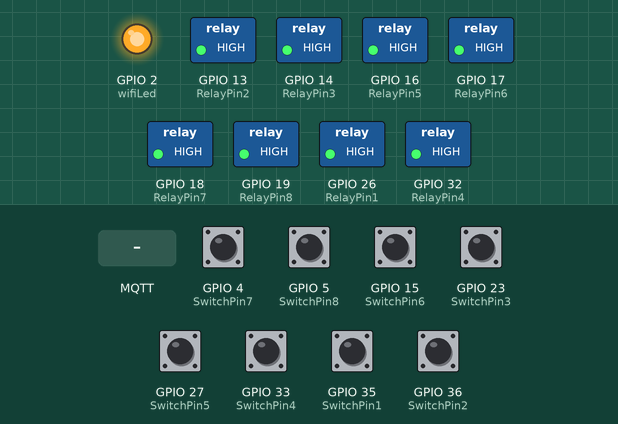
This sketch was run on a simulated ESP32. Parts: switched loads named in the sketch (green lamp = pin HIGH), output pins drawn as LEDs (lit = HIGH). The test bench sets the inputs (shaded band); at power-on: GPIO 4 (SwitchPin7), GPIO 5 (SwitchPin8), GPIO 15 (SwitchPin6), GPIO 23 (SwitchPin3), GPIO 27 (SwitchPin5), GPIO 33 (SwitchPin4), GPIO 35 (SwitchPin1), GPIO 36 (SwitchPin2) HIGH. WiFi joins after 1.5 s; servers stay silent unless stated; no MQTT or app messages arrive unless stated; what the sketch prints to the serial monitor is not drawn.

Above: at 2.7 s.
2.8 s: MQTT message "1" arrives on the first subscribed topic
At 5.6 s:
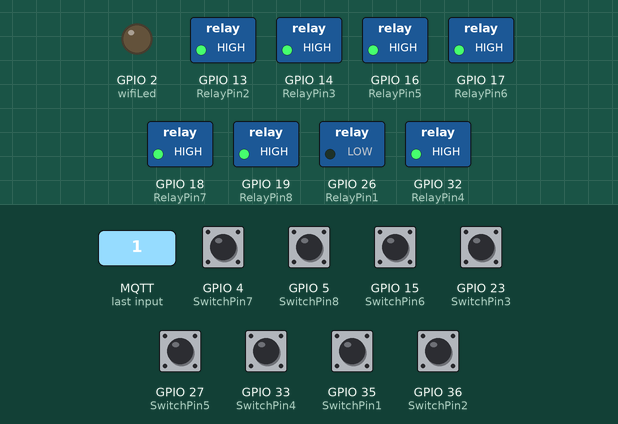
5.8 s: GPIO 4 (SwitchPin7) pulled LOW for 0.15 s
At 6.2 s:
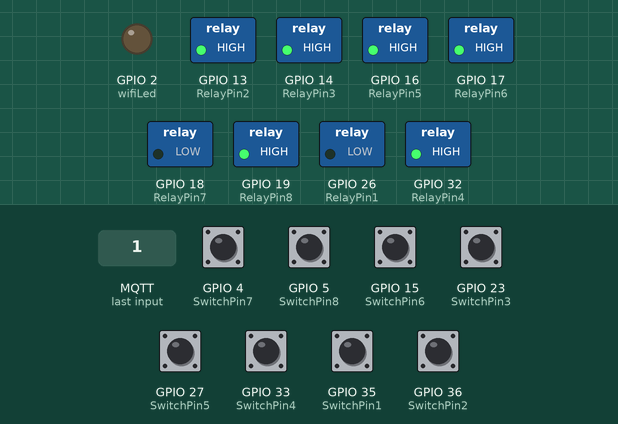
7.4 s: GPIO 35 (SwitchPin1) pulled LOW for 0.15 s
At 8.6 s:
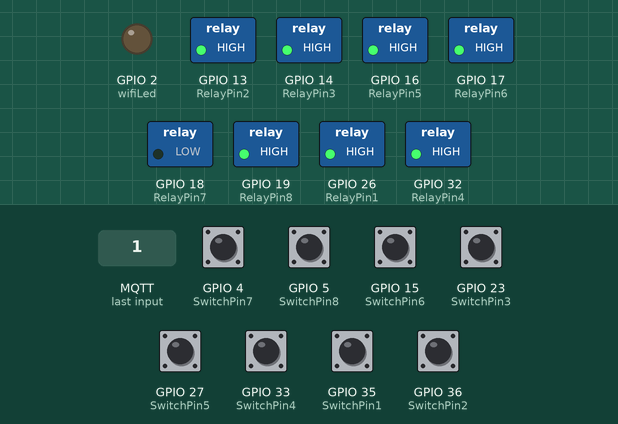
9.0 s: GPIO 5 (SwitchPin8) pulled LOW for 0.15 s
At 9.8 s:
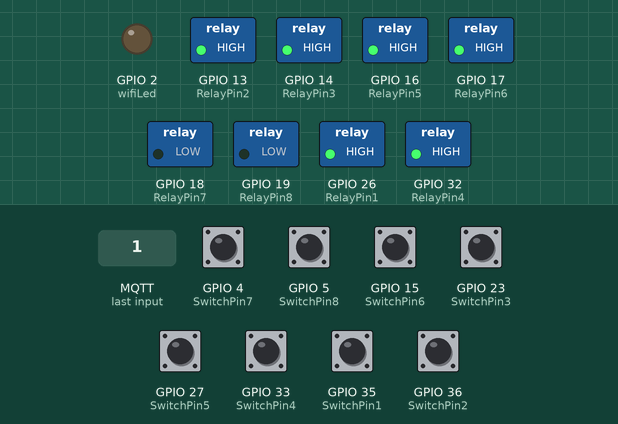
10.6 s: GPIO 15 (SwitchPin6) pulled LOW for 0.15 s
At 11.1 s:
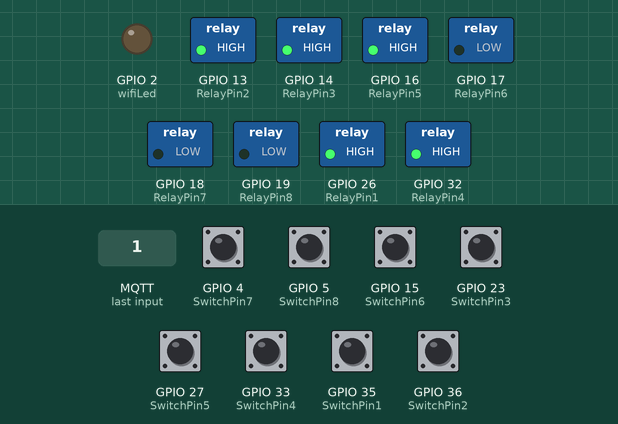
12.2 s: GPIO 23 (SwitchPin3) pulled LOW for 0.15 s
At 13.5 s:
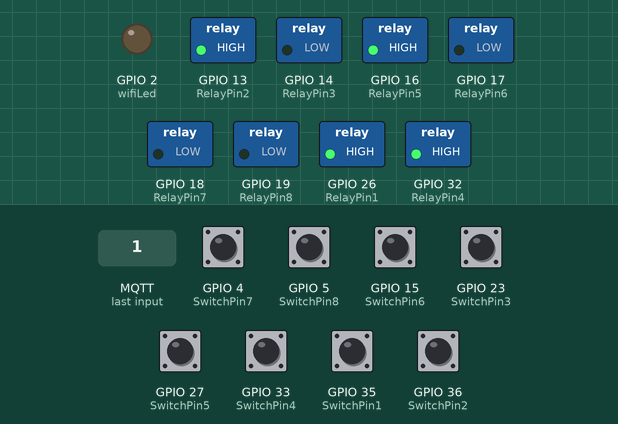
Timing chart, 0 to 14.8 s (numbered marks = the images above; inputs shaded):
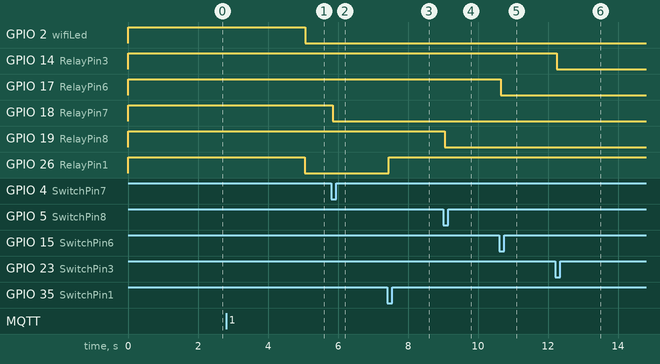

The sketch:

Projeto-AutomacaoResidencial-ESP32-ComBotoesFisicos.ino
```cpp
/******************************************************************************************************************************************
  Automação Residencial
  Autor : Robson Brasil

  Dispositivos : ESP32 WROOM32, DHT22, BMP180, Módulo Relé de 8 Canais, Botões Físicos
  Preferences--> URLs adicionais do Gerenciador de placas:
                                    ESP8266: http://arduino.esp8266.com/stable/package_esp8266com_index.json,
                                    ESP32  : https://raw.githubusercontent.com/espressif/arduino-esp32/gh-pages/package_esp32_index.json
  Download Board ESP32 (x.x.x):
  Broker MQTT, Retain, QoS, KeepAlive
  Atualização OTA - Over-The -Air
  Node-Red / Google Assistant-Nora:  https://smart-nora.eu/
  Para Instalação do Node-Red:       https://nodered.org/docs/getting-started/
  Home Assistant
  Para Instalação do Home Assistant: https://www.home-assistant.io/installation/
  Versão : 1.0 - Release Candidate
  Última Modificação : 19/06/2025
******************************************************************************************************************************************/

#include "Bibliotecas.h"
#include <Wire.h>

// =============== ESTADOS DOS RELÉS (usando arrays) ===============
// Relay modules are active LOW: LOW = ON, HIGH = OFF
const int NUM_RELES = 8;
int estadoReles[NUM_RELES] = {1, 1, 1, 1, 1, 1, 1, 1}; // 1 = OFF, 0 = ON
const uint8_t relayPins[NUM_RELES] = {RelayPin1, RelayPin2, RelayPin3, RelayPin4, RelayPin5, RelayPin6, RelayPin7, RelayPin8};
const char* relayPubTopics[NUM_RELES] = {pub1, pub2, pub3, pub4, pub5, pub6, pub7, pub8};

// As credenciais de WiFi e MQTT estão agora em Credenciais.h

#include "ConfigMQTT.h"

unsigned long lastMsg = 0;
#define MSG_BUFFER_SIZE  (80)
char msg[MSG_BUFFER_SIZE];
int value = 0;

// =============== VARIÁVEIS DHT ===============
DHT dht(DHTPIN, DHTTYPE);
unsigned long lastMsgDHT = 0;
#define SENSOR_INTERVAL_MIN 2
#define DHT_READ_INTERVAL (SENSOR_INTERVAL_MIN * 60000UL) // 2 minutos (ajustável)
char str_temp_data[10];
char str_hum_data[10];
char str_tempF_data[10];
char str_tempterm_data[10];

// =============== VARIÁVEIS BMP180 ===============
unsigned long lastMsgBMP180 = 0;
char str_bmp_temp[10];
char str_bmp_pressao[10];
char str_bmp_pressao_nivelmar[10];
char str_bmp_altitude_real[10];
char str_bmp_altitude_total[10];
float altitudeNivelMar = 0;

// =============== Função para ler e publicar dados dos sensores ===============
void readSensors() {
  unsigned long currentTimeDHT = millis();
  if (currentTimeDHT - lastMsgDHT > DHT_READ_INTERVAL) {
    lastMsgDHT = currentTimeDHT;
    float temp_data = dht.readTemperature();
    float hum_data = dht.readHumidity();
    if (isnan(temp_data) || isnan(hum_data)) {
      Serial.println("Falha na leitura do sensor DHT22!");
      return;
    }
    dtostrf(temp_data, 6, 2, str_temp_data);
    dtostrf(hum_data, 6, 2, str_hum_data);
    float tempF_data = dht.readTemperature(true);
    if (!isnan(tempF_data)) {
      dtostrf(tempF_data, 6, 2, str_tempF_data);
      float tempterm_data = dht.computeHeatIndex(tempF_data, hum_data);
      if (!isnan(tempterm_data)) {
        tempterm_data = dht.convertFtoC(tempterm_data);
        dtostrf(tempterm_data, 6, 2, str_tempterm_data);
        client.publish(pub11, str_tempterm_data, MQTT_RETAIN_SENSOR);
      }
    }
    client.publish(pub9, str_temp_data, MQTT_RETAIN_SENSOR);
    client.publish(pub10, str_hum_data, MQTT_RETAIN_SENSOR);
    Serial.println("\n=== Leitura DHT22 ===");
    Serial.print("Temperatura: "); Serial.print(str_temp_data); Serial.println(" °C");
    Serial.print("Umidade: "); Serial.print(str_hum_data); Serial.println(" %");
    Serial.print("Sensação Térmica: "); Serial.print(str_tempterm_data); Serial.println(" °C");
  }

  // =============== LEITURA E PUBLICAÇÃO BMP180 ===============
  unsigned long currentTimeBMP180 = millis();
  if (currentTimeBMP180 - lastMsgBMP180 > BMP_READ_INTERVAL) {
    lastMsgBMP180 = currentTimeBMP180;
    float temperature = bmp.readTemperature();
    float pressure = bmp.readPressure();
    float seaLevelPressure = bmp.readSealevelPressure(PRESSAO_NIVEL_MAR * 100);
    float altitudeReal = bmp.readAltitude(PRESSAO_NIVEL_MAR * 100);
    float altitudeTotal = altitudeReal + altitudeNivelMar;

    dtostrf(temperature, 6, 2, str_bmp_temp);
    dtostrf(pressure / 100.0, 6, 2, str_bmp_pressao);
    dtostrf(seaLevelPressure / 100.0, 6, 2, str_bmp_pressao_nivelmar);
    dtostrf(altitudeReal, 6, 2, str_bmp_altitude_real);
    dtostrf(altitudeTotal, 6, 2, str_bmp_altitude_total);

    client.publish(pub12, str_bmp_temp, MQTT_RETAIN_SENSOR);
    client.publish(pub13, str_bmp_pressao, MQTT_RETAIN_SENSOR);
    client.publish(pub14, str_bmp_pressao_nivelmar, MQTT_RETAIN_SENSOR);
    client.publish(pub15, str_bmp_altitude_real, MQTT_RETAIN_SENSOR);
    client.publish(pub16, str_bmp_altitude_total, MQTT_RETAIN_SENSOR);

    Serial.println("\n=== Leitura BMP180 ===");
    Serial.print("Temperatura: "); Serial.print(str_bmp_temp); Serial.println(" °C");
    Serial.print("Pressão: "); Serial.print(str_bmp_pressao); Serial.println(" hPa");
    Serial.print("Pressão nível do mar: "); Serial.print(str_bmp_pressao_nivelmar); Serial.println(" hPa");
    Serial.print("Altitude real: "); Serial.print(str_bmp_altitude_real); Serial.println(" m");
    Serial.print("Altitude total: "); Serial.print(str_bmp_altitude_total); Serial.println(" m");
  }
}

// =============== DEBOUNCE DOS BOTÕES ===============
#define NUM_BOTOES 8
const uint8_t botoes[NUM_BOTOES] = {SwitchPin1, SwitchPin2, SwitchPin3, SwitchPin4, SwitchPin5, SwitchPin6, SwitchPin7, SwitchPin8};
unsigned long lastDebounceTime[NUM_BOTOES] = {0};
uint8_t lastButtonState[NUM_BOTOES] = {HIGH};
uint8_t buttonState[NUM_BOTOES] = {HIGH};
#define DEBOUNCE_DELAY 50UL

void controle_manual() {
  for (int i = 0; i < NUM_BOTOES; i++) {
    int leitura = digitalRead(botoes[i]);
    if (leitura != lastButtonState[i]) {
      lastDebounceTime[i] = millis();
      lastButtonState[i] = leitura;
    }
    if ((millis() - lastDebounceTime[i]) > DEBOUNCE_DELAY) {
      if (leitura == LOW && buttonState[i] == HIGH) {
        // Toggle relay state (active LOW: LOW=ON, HIGH=OFF)
        if (estadoReles[i] == 1) {
          // Currently OFF, turn ON
          digitalWrite(relayPins[i], LOW);
          estadoReles[i] = 0;
          client.publish(relayPubTopics[i], "1", MQTT_RETAIN_RELE);
          Serial.printf("Dispositivo %d LIGADO\n", i + 1);
        } else {
          // Currently ON, turn OFF
          digitalWrite(relayPins[i], HIGH);
          estadoReles[i] = 1;
          client.publish(relayPubTopics[i], "0", MQTT_RETAIN_RELE);
          Serial.printf("Dispositivo %d DESLIGADO\n", i + 1);
        }
      }
      buttonState[i] = leitura;
    }
  }
}

// =============== TASK PARA O DHT22 NO CORE 0 ===============
void taskDHT(void *pvParameters) {
  for (;;) {
    readSensors(); // já publica no MQTT
    vTaskDelay(DHT_READ_INTERVAL / portTICK_PERIOD_MS);
  }
}

void setup() {
  Serial.begin(115200);
  dht.begin();

  // Inicializa I2C e BMP180
  Wire.begin(BMP_SDA, BMP_SCL);
  if (!bmp.begin()) {
    Serial.println("BMP180 não encontrado! Verifique a conexão.");
  } else {
    Serial.println("BMP180 inicializado com sucesso.");
  }

  // Configura os pinos dos relés como saída
  for (int i = 0; i < NUM_RELES; i++) {
    pinMode(relayPins[i], OUTPUT);
    digitalWrite(relayPins[i], HIGH); // HIGH = desligado (active LOW)
  }

  // Configura os pinos dos botões como entrada com pull-up
  for (int i = 0; i < NUM_BOTOES; i++) {
    pinMode(botoes[i], INPUT_PULLUP);
  }

  pinMode(wifiLed, OUTPUT);
  digitalWrite(wifiLed, HIGH); // LED WiFi desligado
  conectar_wifi();

  // Inicializa MDNS
  if (!MDNS.begin("ESP32-OTA")) {
    Serial.println("Erro ao iniciar mDNS");
    return;
  }
  Serial.println("mDNS iniciado");

  client.setServer(mqttServer, 1883);
  client.setCallback(callback);

  // Inicializa OTA após WiFi estar conectado
  setupOTA("ESP32-OTA");

  xTaskCreatePinnedToCore(
    taskDHT,
    "TaskDHT",
    4096,
    NULL,
    1,
    NULL,
    0
  );
}

void loop() {
  if (!client.connected()) {
    digitalWrite(wifiLed, HIGH);
    reconectar_mqtt();
  } else {
    digitalWrite(wifiLed, LOW);
    controle_manual();
  }
  client.loop();
  ArduinoOTA.handle();
}
```

Bibliotecas.h
```cpp
#ifndef BIBLIOTECAS_H
#define BIBLIOTECAS_H

#include <WiFi.h>
#include <PubSubClient.h>
#include <DHT.h>
#include <ESPmDNS.h>  // Biblioteca necessária para o ArduinoOTA
#include <ArduinoOTA.h>  // Incluindo explicitamente o ArduinoOTA

#include "TopicosMQTT.h"
#include "Credenciais.h"
#include "PinosRele.h"
#include "PinosBotoes.h"
#include "PinoWifiLed.h"
#include "ConfigDHT.h"
#include "ConfigBMP180.h"
#include "OTAConfig.h"


#endif
```

Credenciais.h
```cpp
// Credenciais.h
// Definição das credenciais de WiFi e MQTT

#ifndef CREDENCIAIS_H
#define CREDENCIAIS_H

const char* ssid = "VIVOFIBRA-8F58";
const char* password = "67656787C9";
const char* mqttServer = "192.168.15.150";
const char* mqttUserName = "RobsonBrasil";
const char* mqttPwd = "S3nh@S3gur@";
const char* clientID = "ESP32-IoT";

#endif // CREDENCIAIS_H
```

PinoWifiLed.h
```cpp
// PinoWifiLed.h
// Definição do pino do LED de status WiFi

#ifndef PINO_WIFI_LED_H
#define PINO_WIFI_LED_H

#define wifiLed 2

#endif // PINO_WIFI_LED_H
```

PinosBotoes.h
```cpp
// PinosBotoes.h
// Definição dos pinos dos botões

#ifndef PINOS_BOTOES_H
#define PINOS_BOTOES_H

#define SwitchPin1  35
#define SwitchPin2  36
#define SwitchPin3  23
#define SwitchPin4  33
#define SwitchPin5  27
#define SwitchPin6  15
#define SwitchPin7  4
#define SwitchPin8  5

#endif // PINOS_BOTOES_H
```

PinosRele.h
```cpp
// PinosRele.h
// Definição dos pinos dos relés

#ifndef PINOS_RELE_H
#define PINOS_RELE_H

#define RelayPin1 26
#define RelayPin2 13
#define RelayPin3 14
#define RelayPin4 32
#define RelayPin5 16
#define RelayPin6 17
#define RelayPin7 18
#define RelayPin8 19

#endif // PINOS_RELE_H
```

TopicosMQTT.h
```cpp
// TopicosMQTT.h
// Definição dos tópicos MQTT utilizados no projeto

#ifndef TOPICOS_MQTT_H
#define TOPICOS_MQTT_H

// Tópicos Subscribe (recebimento)
const char* sub0 = "ESP32/MinhaCasa/QuartoRobson/Ligar-DesligarTudo/Estado";
const char* sub1 = "ESP32/MinhaCasa/QuartoRobson/Interruptor1/Estado";
const char* sub2 = "ESP32/MinhaCasa/QuartoRobson/Interruptor2/Estado";
const char* sub3 = "ESP32/MinhaCasa/QuartoRobson/Interruptor3/Estado";
const char* sub4 = "ESP32/MinhaCasa/QuartoRobson/Interruptor4/Estado";
const char* sub5 = "ESP32/MinhaCasa/QuartoRobson/Interruptor5/Estado";
const char* sub6 = "ESP32/MinhaCasa/QuartoRobson/Interruptor6/Estado";
const char* sub7 = "ESP32/MinhaCasa/QuartoRobson/Interruptor7/Estado";
const char* sub8 = "ESP32/MinhaCasa/QuartoRobson/Interruptor8/Estado";
// Tópicos Publish (envio)
const char* pub1 = "ESP32/MinhaCasa/QuartoRobson/Interruptor1/Comando";
const char* pub2 = "ESP32/MinhaCasa/QuartoRobson/Interruptor2/Comando";
const char* pub3 = "ESP32/MinhaCasa/QuartoRobson/Interruptor3/Comando";
const char* pub4 = "ESP32/MinhaCasa/QuartoRobson/Interruptor4/Comando";
const char* pub5 = "ESP32/MinhaCasa/QuartoRobson/Interruptor5/Comando";
const char* pub6 = "ESP32/MinhaCasa/QuartoRobson/Interruptor6/Comando";
const char* pub7 = "ESP32/MinhaCasa/QuartoRobson/Interruptor7/Comando";
const char* pub8 = "ESP32/MinhaCasa/QuartoRobson/Interruptor8/Comando";
const char* pub9  = "ESP32/MinhaCasa/QuartoRobson/Temperatura";
const char* pub10 = "ESP32/MinhaCasa/QuartoRobson/Umidade";
const char* pub11 = "ESP32/MinhaCasa/QuartoRobson/SensacaoTermica";
// Sensor BMP180 (Temperatura, Pressão Atmosférica e Altitude)
const char* pub12 = "ESP32/MinhaCasa/QuartoRobson/BMP180/Temperatura";
const char* pub13 = "ESP32/MinhaCasa/QuartoRobson/BMP180/PressaoAtmosferica/Real";
const char* pub14 = "ESP32/MinhaCasa/QuartoRobson/BMP180/PressaoAtmosferica/NivelMar";
const char* pub15 = "ESP32/MinhaCasa/QuartoRobson/BMP180/AltitudeReal";
const char* pub16 = "ESP32/MinhaCasa/QuartoRobson/BMP180/AltitudeNivelMar";

#endif // TOPICOS_MQTT_H
```

ConfigBMP180.h
```cpp
// ConfigBMP180.h
// Definições e configuração do sensor BMP180

#ifndef CONFIG_BMP180_H
#define CONFIG_BMP180_H

#include <Adafruit_BMP085.h>

#define BMP_SDA 21
#define BMP_SCL 22
#define BMP_READ_INTERVAL (2 * 60000UL) // 2 minutos

Adafruit_BMP085 bmp;

// Pressão ao nível do mar para cálculo de altitude (em hPa)
#define PRESSAO_NIVEL_MAR 1013.25

#endif // CONFIG_BMP180_H
```

ConfigDHT.h
```cpp
// ConfigDHT.h
// Definição dos pinos e tipo do sensor DHT

#ifndef CONFIG_DHT_H
#define CONFIG_DHT_H

#define DHTPIN    25
#define DHTTYPE   DHT22

#endif // CONFIG_DHT_H
```

ConfigMQTT.h
```cpp
// ConfigMQTT.h
// Configurações gerais do MQTT para o projeto

#ifndef CONFIG_MQTT_H
#define CONFIG_MQTT_H

#define MQTT_KEEPALIVE 30
#define MQTT_QOS_RELE 1
#define MQTT_QOS_SENSOR 0
#define MQTT_RETAIN_RELE true
#define MQTT_RETAIN_SENSOR false

// Instância do cliente MQTT
WiFiClient espClient;
PubSubClient client(espClient);

// Subscribe topics array (must match sub1..sub8 order)
const char* subTopics[NUM_RELES] = {sub1, sub2, sub3, sub4, sub5, sub6, sub7, sub8};

void conectar_wifi() {
  delay(10);
  Serial.println();
  Serial.print("Conectando-se ao WiFi: ");
  Serial.println(ssid);
  WiFi.begin(ssid, password);
  while (WiFi.status() != WL_CONNECTED) {
    delay(500);
    Serial.print(".");
  }
  Serial.println("");
  Serial.println("WiFi conectado!");
  Serial.print("Endereço IP: ");
  Serial.println(WiFi.localIP());
}

// Non-blocking MQTT reconnect using millis()
unsigned long lastMqttReconnectAttempt = 0;
const unsigned long MQTT_RECONNECT_INTERVAL = 5000;

void reconectar_mqtt() {
  unsigned long now = millis();
  if (now - lastMqttReconnectAttempt < MQTT_RECONNECT_INTERVAL) {
    return; // Wait before next attempt
  }
  lastMqttReconnectAttempt = now;

  Serial.print("Tentando conectar ao MQTT...");
  client.setKeepAlive(MQTT_KEEPALIVE);
  if (client.connect(clientID, mqttUserName, mqttPwd)) {
    Serial.println("Conectado ao MQTT!");
    for (int i = 0; i < NUM_RELES; i++) {
      client.subscribe(subTopics[i], MQTT_QOS_RELE);
    }
  } else {
    Serial.print("Falha, rc=");
    Serial.print(client.state());
    Serial.println(". Nova tentativa em 5s.");
  }
}

// MQTT callback - refatorada com arrays
void callback(char* topic, byte* payload, unsigned int length) {
  Serial.print("Mensagem recebida [");
  Serial.print(topic);
  Serial.print("]: ");

  for (unsigned int i = 0; i < length; i++) {
    Serial.print((char)payload[i]);
  }
  Serial.println();

  // Find which relay topic this message belongs to
  for (int i = 0; i < NUM_RELES; i++) {
    if (strcmp(topic, subTopics[i]) == 0) {
      char msg = (char)payload[0];
      if (msg == '1') {
        // Turn ON (active LOW)
        digitalWrite(relayPins[i], LOW);
        estadoReles[i] = 0;
        client.publish(relayPubTopics[i], "1", MQTT_RETAIN_RELE);
        Serial.printf("Dispositivo %d LIGADO via MQTT\n", i + 1);
      } else if (msg == '0') {
        // Turn OFF (active LOW)
        digitalWrite(relayPins[i], HIGH);
        estadoReles[i] = 1;
        client.publish(relayPubTopics[i], "0", MQTT_RETAIN_RELE);
        Serial.printf("Dispositivo %d DESLIGADO via MQTT\n", i + 1);
      }
      return;
    }
  }
  Serial.println("Tópico não inscrito");
}

#endif // CONFIG_MQTT_H
```

OTAConfig.h
```cpp
// OTAConfig.h
// Configuração robusta e profissional de OTA para ESP32

#ifndef OTA_CONFIG_H
#define OTA_CONFIG_H

#include <ArduinoOTA.h>

void setupOTA(const char* hostname = "ESP32-Automacao") {
  ArduinoOTA.setHostname(hostname);

  ArduinoOTA.onStart([]() {
    String type;
    if (ArduinoOTA.getCommand() == U_FLASH)
      type = "sketch";
    else // U_SPIFFS
      type = "filesystem";
    Serial.println("[OTA] Iniciando atualização: " + type);
  });
  ArduinoOTA.onEnd([]() {
    Serial.println("\n[OTA] Atualização finalizada!");
  });
  ArduinoOTA.onProgress([](unsigned int progress, unsigned int total) {
    Serial.printf("[OTA] Progresso: %u%%\r", (progress / (total / 100)));
  });
  ArduinoOTA.onError([](ota_error_t error) {
    Serial.printf("[OTA] Erro[%u]: ", error);
    if (error == OTA_AUTH_ERROR) Serial.println("Falha de autenticação");
    else if (error == OTA_BEGIN_ERROR) Serial.println("Falha ao iniciar");
    else if (error == OTA_CONNECT_ERROR) Serial.println("Falha de conexão");
    else if (error == OTA_RECEIVE_ERROR) Serial.println("Falha ao receber");
    else if (error == OTA_END_ERROR) Serial.println("Falha ao finalizar");
  });
  ArduinoOTA.begin();
  Serial.println("[OTA] Pronto para atualização OTA!");
}

#endif // OTA_CONFIG_H
```

Measured:
- after the input at 2.8 s, GPIO 26 (RelayPin1): HIGH → LOW after 2.3 s
- after the input at 5.8 s, GPIO 18 (RelayPin7): HIGH → LOW after 0.05 s
- after the input at 7.4 s, GPIO 26 (RelayPin1): LOW → HIGH after 0.05 s
- after the input at 9.0 s, GPIO 19 (RelayPin8): HIGH → LOW after 0.05 s
- after the input at 10.6 s, GPIO 17 (RelayPin6): HIGH → LOW after 0.05 s
- after the input at 12.2 s, GPIO 14 (RelayPin3): HIGH → LOW after 0.05 s
